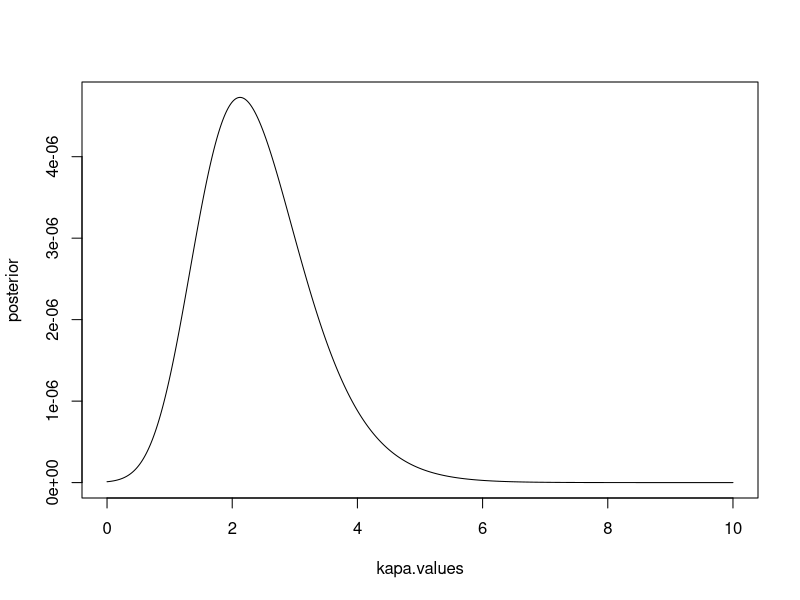

This figure's R source:

# a)
# Input: y-vector, one kapa value, my
# Output: vonMises probability of input. Returns a scalar
likelihoodVonMises <- function(y, k, my) {
    return(prod(exp(k*cos(y-my))/(2*pi*besselI(k, nu=0))))
}

y.values <- c(-2.44, 2.14, 2.54, 1.83, 2.02, 2.33, -2.79, 2.23, 2.07, 2.02)
kapa.values <- seq(0, 10, 0.01)
my <- 2.39

# Vector of prior values, given kapas
kapa.prior <- dexp(kapa.values)

# Calculate likelihood for each kapa, given y-vector
likelihoods = numeric()
i = 1
for(k in kapa.values) {
  likelihoods[i] = likelihoodVonMises(y.values, k, my)
  i = i + 1
}

posterior = likelihoods * kapa.prior # Vector of posterior values
plot(kapa.values, posterior, type='l') # Plot

# b)
max.posterior = which.max(posterior) # Find maximum posterior value
kapa.max.posterior = kapa.values[max.posterior] # Find maximum kapa value given max value in posterior
# Max kapa: 2.12